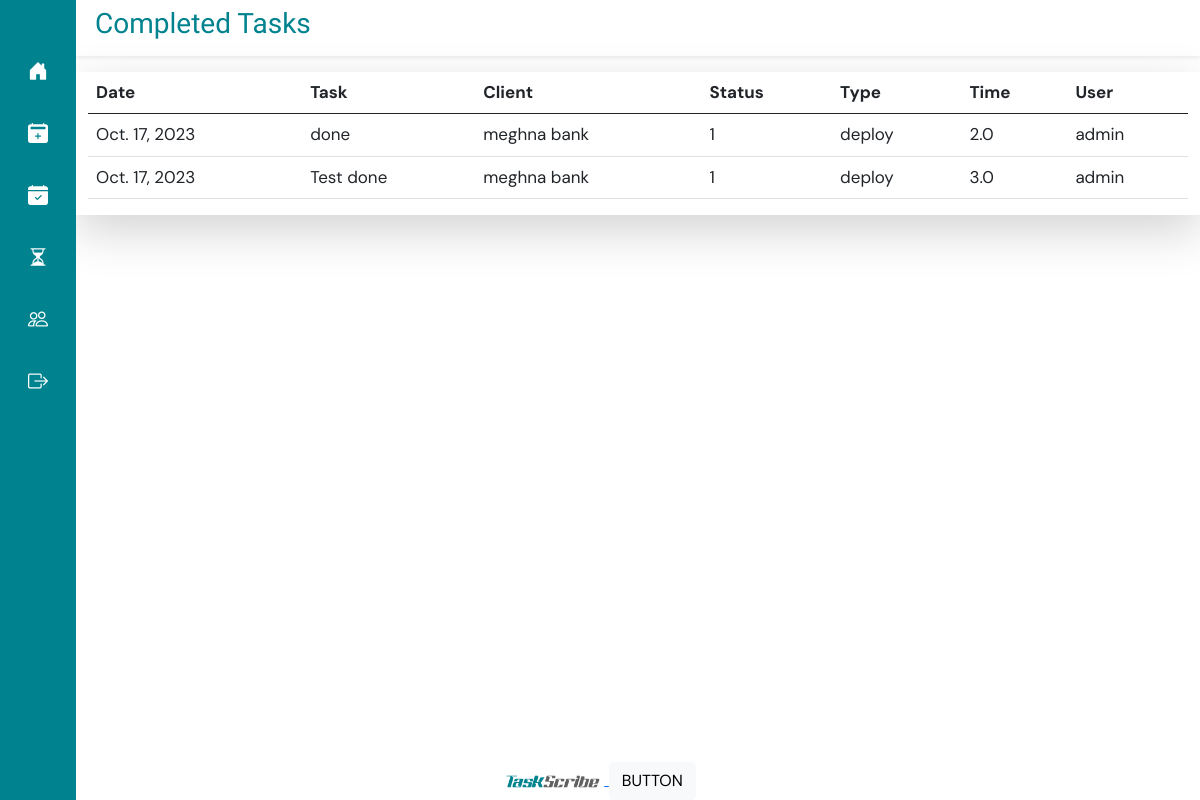
/completed-task/ (signed in), run on an earlier commit of the app's database.
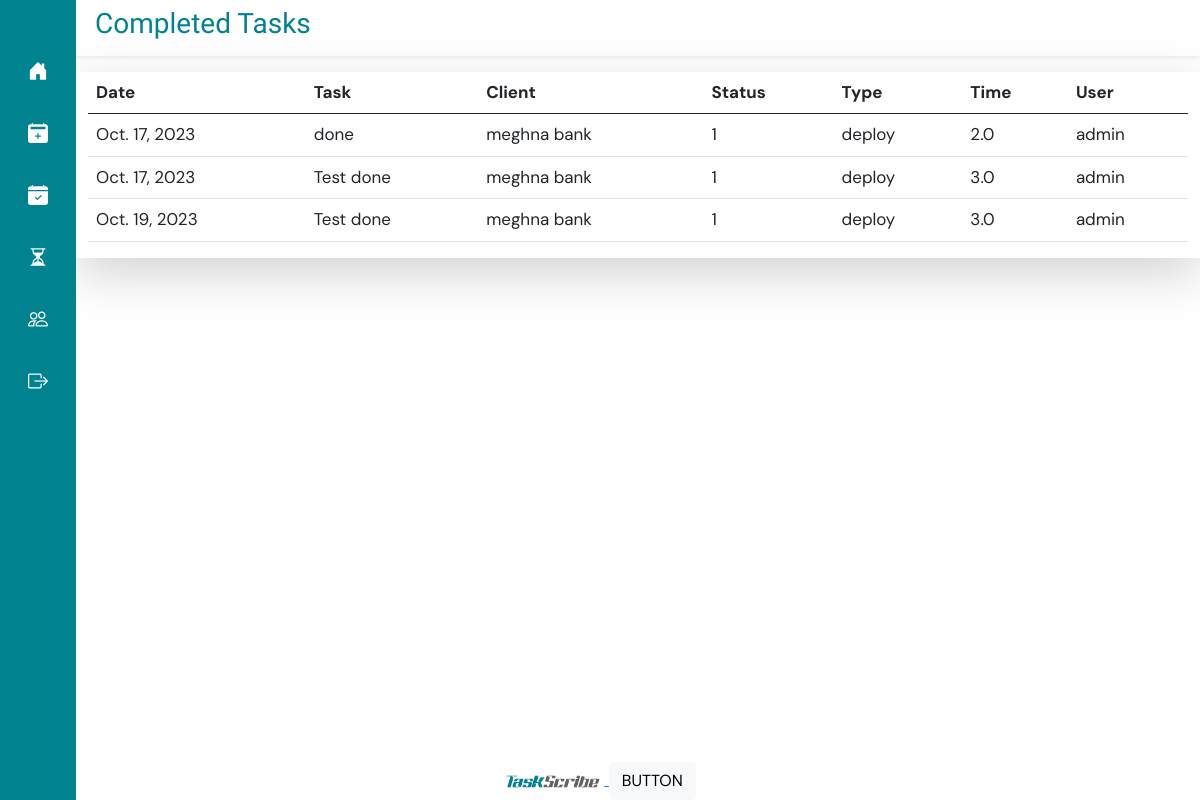
And on a later commit of the database.
### taskapp/models.py (models this page shows, shortened)
class Task(models.Model):
    name = models.CharField(max_length=500,)
    user = models.ForeignKey(User, on_delete=models.PROTECT)
    type = models.ForeignKey(Type, on_delete=models.CASCADE)
    client = models.ForeignKey(Client, on_delete=models.PROTECT)
    date = models.DateField()
    status = models.CharField(max_length=1, choices=STATUS, default='0')
    time = models.FloatField()

class Client(models.Model):
    name = models.CharField(max_length=100)
    description = models.TextField(max_length=500, null=True)
    file = models.FileField(upload_to='documetns/')
    original_filename = models.CharField(max_length=255)
    uploaded_at = models.DateTimeField(auto_now_add=True)

class Type(models.Model):
    name = models.CharField(max_length=100)
    def __str__(self) -> str:
        return self.name

### taskapp/views.py (the view)
# urls.py: path('completed-task/', completed_task, name="completed_task"),
@login_required(login_url="/login/")
def completed_task(request):
    userall = User.objects.get(id=request.user.id)
    print(userall)
    completed_tasks = Task.objects.filter(user=userall, status="1")
    return render(request, "completed_task.html", {
        "completed_tasks" : completed_tasks
    })

### templates/completed_task.html (shortened to what this page needs)
{% extends 'base.html' %}
{% load static %}
{% block titlecontent %}
<div class="row  shadow-sm" style="margin-top: 0px; padding: 7px; color: #00838f;">
  <h3 style="font-family: Racing Sans One;">Completed Tasks</h3>
</div>
{% endblock %}
{% block content %}
<div class="row shadow-lg mt-3" style="padding-bottom: 0px; margin-top: 10px; overflow-x: scroll;">
    <div class="col-12">
    <table class="table table-hover">
        <thead>
          <tr>
            <th>Date</th>
            <th>Task</th>
            <th>Client</th>
            <th>Status</th>
            <th>Type</th>
            <th>Time</th>
            <th>User</th>
          </tr>
        </thead>
        <tbody>
        {% for task in completed_tasks %}
          <tr>
            <td>{{ task.date }}</td>
            <td>{{ task.name }}</td>
            <td>{{ task.client.name}}</td>
            <td>{{ task.status}}</td>
            <td>{{ task.type}}</td>
            <td>{{ task.time}}</td>
            <td>{{ task.user }}</td>
          </tr>
        {% endfor %}
        </tbody>
      </table>
    </div>
</div>
{% endblock%}

What changed in the data, as far as the page shows it:
now on this page (row edited): Task: date "Oct. 19, 2023", name "Test done", client.name "meghna bank", status "1", type "deploy", time "3.0", user "admin"
